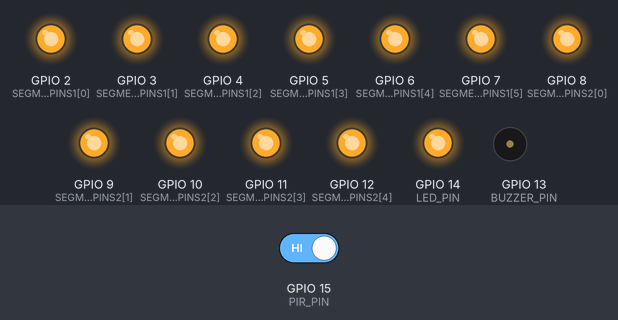
Simulated run of this program. Board: Raspberry Pi (BCM pin numbers). On the bench: output pins drawn as LEDs (lit = HIGH), buzzer (waves = sounding). The test bench sets the inputs (shaded band); at power-on: GPIO 15 (PIR_PIN) HIGH. What the program prints to the terminal is not drawn.

Above: at 6.2 s.
6.3 s: GPIO 15 (PIR_PIN) driven LOW
At 8.0 s:
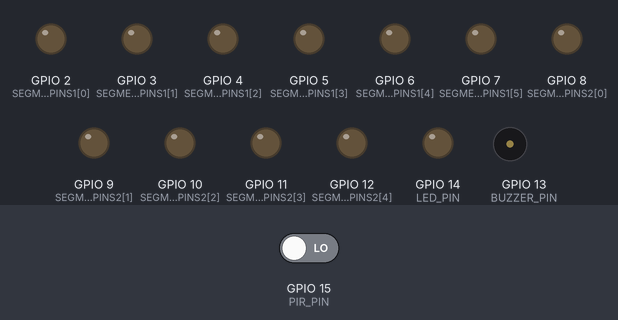
8.3 s: GPIO 15 (PIR_PIN) driven HIGH
At 9.3 s:
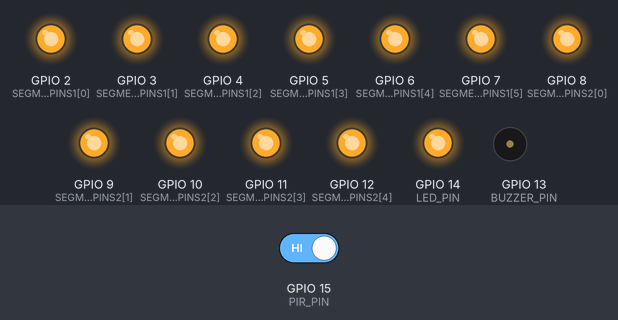
Timing chart, 0 to 11.3 s (numbered marks = the images above; inputs shaded):
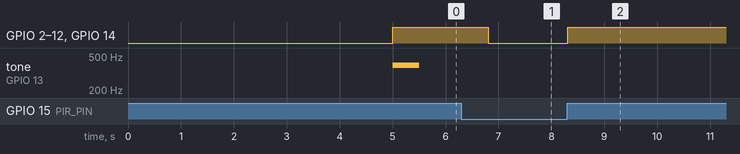

The program:

my_project.py
```python
import RPi.GPIO as GPIO
import time
#필요한 것들 임포트해주기

PIR_PIN = 15
LED_PIN = 14
BUZZER_PIN = 13

SEGMENT_PINS1 = [2, 3, 4, 5, 6, 7]
SEGMENT_PINS2 = [8, 9, 10, 11, 12]

# 핀 번호 설정하기
GPIO.setmode(GPIO.BCM)
GPIO.setup(LED_PIN, GPIO.OUT)
GPIO.setup(BUZZER_PIN, GPIO.OUT)
GPIO.setup(PIR_PIN, GPIO.IN, GPIO.PUD_UP)
# 핀 모드 설정하기
for segment1 in SEGMENT_PINS1:
    GPIO.setup(segment1, GPIO.OUT)
    GPIO.output(segment1, GPIO.LOW)
    # segment1 GPIO.LOW로 바꾸기
for segment2 in SEGMENT_PINS2:
    GPIO.setup(segment2, GPIO.OUT)
    GPIO.output(segment2, GPIO.LOW)
    # segment2 GPIO.LOW로 바꾸기


time.sleep(5)
print('경보기 작동을 시작합니다.')
#경보기 작동 시작하기

pwm = GPIO.PWM(BUZZER_PIN, 392)
pwm.start(10)
# 버저 핀 솔 음으로 설정하기

try:
    while True:
        val = GPIO.input(PIR_PIN)
        if val == GPIO.HIGH:    #움직임 결과가 1, 움직임이 감지되면
            print('움직임이 감지되었습니다. 경보기 작동을 시작합니다.')
            GPIO.output(LED_PIN, GPIO.HIGH)
            for i in range(6):  # 0~5
                GPIO.output(SEGMENT_PINS1[i], GPIO.HIGH)    #세그먼트 점등하기
            for j in range(5):  # 0~4
                GPIO.output(SEGMENT_PINS2[j], GPIO.HIGH)    #세그먼트 점등하기
            time.sleep(0.5)     #버저 작동
            pwm.ChangeDutyCycle(100)
        else:                   #움직임 결과가 0, 움직임이 감지되지 않으면
            print('움직임이 감지되지 않았습니다.')
            GPIO.output(LED_PIN, GPIO.LOW)
            for k in range(6):
                GPIO.output(SEGMENT_PINS1[k], GPIO.LOW)     #세그먼트 소등하기
            for l in range(5):
                GPIO.output(SEGMENT_PINS2[l], GPIO.LOW)     #세그먼트 소등하기
            pwm.ChangeDutyCycle(0)      #버저 작동 중지
        time.sleep(0.1)


finally:        #정지했을 때
    pwm.stop()
    GPIO.cleanup()
    print('경보기 작동을 중지합니다.')
```

Measured:
- after the input at 6.3 s, GPIO 2 (SEGMENT_PINS1[0]), GPIO 3 (SEGMENT_PINS1[1]): HIGH → LOW after 0.50 s
- after the input at 8.3 s, GPIO 2 (SEGMENT_PINS1[0]), GPIO 3 (SEGMENT_PINS1[1]): LOW → HIGH at once
